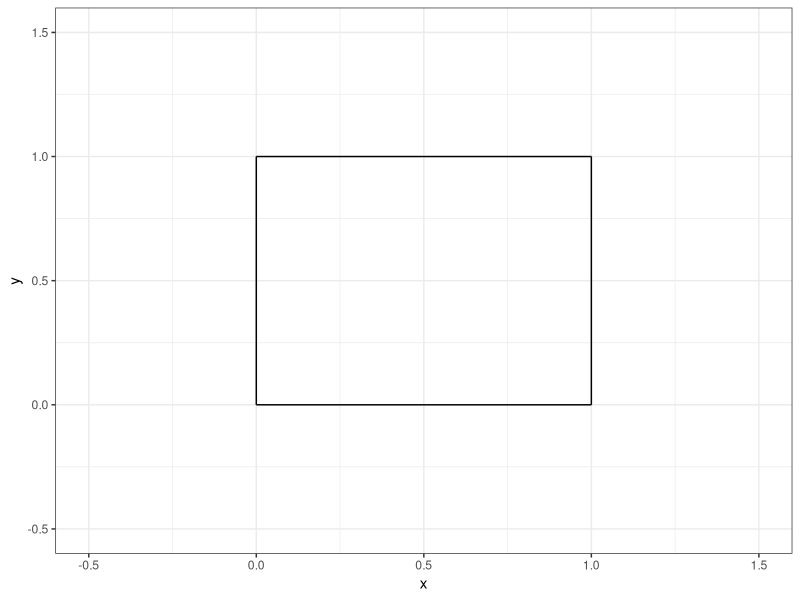
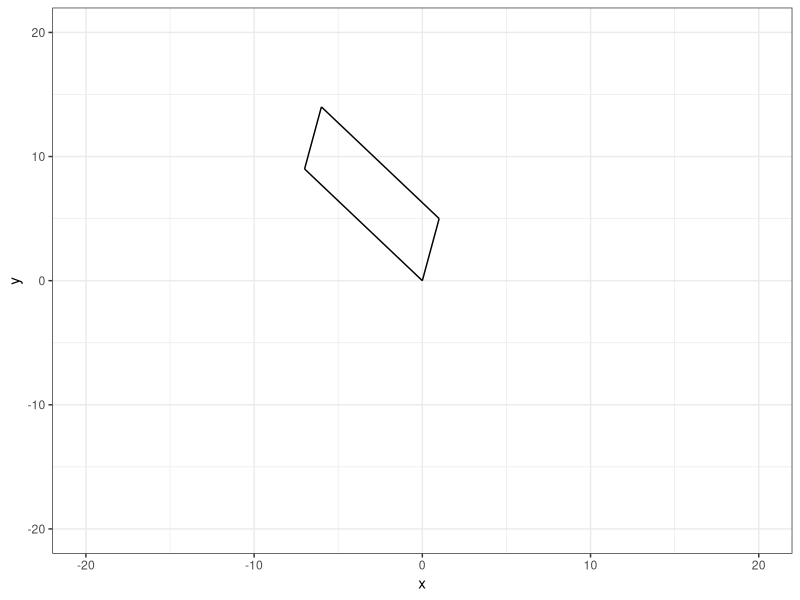

Source code (R) for these figures, in order:
## ---- chunk 1
#| echo: false

default_chunk_hook  <- knitr::knit_hooks$get("chunk")

latex_font_size <- c("Huge", "huge", "LARGE", "Large", 
                     "large", "normalsize", "small", 
                     "footnotesize", "scriptsize", "tiny")

knitr::knit_hooks$set(chunk = function(x, options) {
  x <- default_chunk_hook(x, options)
  if(options$size %in% latex_font_size) {
    paste0("\n \\", options$size, "\n\n", 
      x, 
      "\n\n \\normalsize"
    )
  } else {
    x
  }
})

## ---- chunk 2
#| label: load-packages
#| include: false
library(tidyverse)
## ---- chunk 3
#| label: fig-unitsquare
#| fig-cap: "The unit square."
#| fig-width: 3
#| fig-height: 3
#| scale: "80%"
#| fig-align: "center"
#| size: "scriptsize"
p0 <- c(0, 0)
p1 <- c(1, 0)
p2 <- c(1, 1)
p3 <- c(0, 1)
ggplot() +
  geom_segment(aes(x = p0[1], y = p0[2], xend = p1[1], yend = p1[2])) +
  geom_segment(aes(x = p1[1], y = p1[2], xend = p2[1], yend = p2[2])) +
  geom_segment(aes(x = p2[1], y = p2[2], xend = p3[1], yend = p3[2])) +
  geom_segment(aes(x = p3[1], y = p3[2], xend = p0[1], yend = p0[2])) +
  theme_bw() +
  xlim(-0.5, 1.5) +
  ylim(-0.5, 1.5) +
  labs(x = "x", y = "y")
## ---- chunk 4
(A = matrix(data = c(1, -7, 5, 9), nrow = 2, ncol = 2, byrow = TRUE))
## ---- chunk 5
M = matrix(data = c(1, 0, 0, 1), nrow = 2, ncol = 2, byrow = TRUE)
(T = A %*% M)
## ---- chunk 6
basis.vector.1 = T[,1]
basis.vector.2 = T[,2]
## ---- chunk 7
p0 <- c(0, 0)
p1 <- basis.vector.1
p2 <- basis.vector.1 + basis.vector.2
p3 <- basis.vector.2
## ---- chunk 8
#| label: fig-unitsquare1
#| fig-cap: "The unit square."
#| fig-width: 3
#| fig-height: 3
#| scale: "80%"
#| fig-align: "center"
#| size: "scriptsize"

ggplot() +
  geom_segment(aes(x = p0[1], y = p0[2], xend = p1[1], yend = p1[2])) +
  geom_segment(aes(x = p1[1], y = p1[2], xend = p2[1], yend = p2[2])) +
  geom_segment(aes(x = p2[1], y = p2[2], xend = p3[1], yend = p3[2])) +
  geom_segment(aes(x = p3[1], y = p3[2], xend = p0[1], yend = p0[2])) +
  theme_bw() +
  xlim(-20, 20) +
  ylim(-20, 20) +
  labs(x = "x", y = "y")
## ---- chunk 9
det(A)
